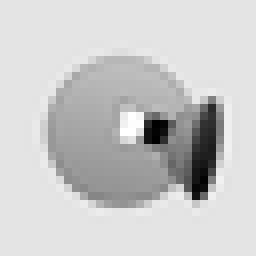
#> input picture download.png, 32 x 32 px, found by its file name (shown 8 times larger); its folder holds only this picture in this run
$ python -i image.py   (imports and definitions only)
#> lines starting #> are read from the running program, lines starting #| are printed output that depends on the picture
from PIL import Image
import requests # request img from web
import shutil # save img locally
import math
from .rank import User
def euclidean_distance(color1, color2):
    return math.sqrt(((color1[0]-color2[0]))**2 + ((color1[1]-color2[1]))**2 + ((color1[2]-color2[2]))**2)

def closest_color_index(target_color, palette):
    min_distance = float("inf")
    closest_index = None
    for i, palette_color in enumerate(palette):
        distance = euclidean_distance(target_color, palette_color)
        if distance < min_distance:
            min_distance = distance
            closest_index = i
    return closest_index

palette = [(5, 5, 0), (70, 5, 1), (150, 6, 0), (194, 6, 6), (24, 6, 66), (69, 5, 74), (150, 5, 72), (196, 6, 80), (24, 6, 140), (69, 5, 147), (150, 5, 144), (195, 6, 152), (24, 6, 212), (70, 5, 220), (148, 5, 220), (214, 5, 219), (6, 71, 1), (71, 71, 1), (150, 72, 1), (195, 71, 7), (24, 71, 66), (69, 71, 74), (149, 71, 73), (195, 71, 79), (24, 70, 140), (69, 71, 146), (150, 71, 145), (195, 71, 152), (25, 71, 213), (69, 71, 220), (148, 70, 219), (214, 71, 218), (5, 150, 1), (71, 151, 1), (149, 150, 1), (194, 150, 7), (24, 150, 67), (69, 150, 74), (149, 150, 71), (195, 151, 79), (24, 150, 140), (68, 150, 146), (150, 150, 145), (194, 150, 153), (24, 150, 213), (69, 149, 220), (147, 150, 218), (213, 150, 219), (9, 196, 1), (74, 195, 1), (152, 195, 1), (198, 195, 7), (27, 195, 67), (72, 195, 75), (153, 196, 72), (198, 195, 79), (27, 195, 139), (72, 195, 147), (153, 195, 145), (198, 195, 151), (27, 196, 214), (72, 195, 220), (150, 195, 218), (216, 195, 219), (38, 24, 1), (104, 24, 2), (183, 24, 1), (227, 24, 7), (57, 25, 66), (103, 24, 74), (183, 24, 73), (228, 24, 79), (56, 24, 140), (102, 24, 147), (183, 24, 144), (228, 24, 152), (57, 25, 213), (103, 24, 220), (180, 24, 219), (246, 24, 218), (42, 70, 1), (107, 69, 1), (186, 69, 1), (231, 69, 7), (60, 70, 67), (106, 69, 74), (186, 70, 73), (231, 69, 78), (60, 68, 140), (105, 69, 146), (187, 69, 145), (231, 69, 153), (61, 69, 213), (105, 69, 220), (184, 68, 219), (250, 69, 218), (41, 149, 0), (107, 149, 0), (186, 149, 0), (231, 149, 7), (60, 149, 67), (105, 150, 74), (186, 149, 71), (230, 149, 78), (60, 149, 140), (105, 150, 146), (186, 149, 145), (231, 150, 152), (60, 149, 212), (105, 149, 220), (184, 149, 218), (250, 149, 218), (39, 198, 3), (104, 198, 3), (183, 198, 3), (227, 198, 9), (58, 199, 71), (102, 197, 77), (182, 198, 74), (227, 198, 82), (57, 198, 142), (102, 198, 150), (183, 199, 149), (227, 198, 154), (57, 198, 216), (102, 198, 224), (180, 199, 222), (246, 198, 222), (9, 57, 33), (73, 57, 33), (153, 57, 31), (197, 58, 39), (27, 57, 101), (72, 56, 106), (152, 57, 105), (198, 57, 113), (28, 57, 173), (73, 57, 181), (153, 58, 178), (197, 56, 184), (27, 57, 246), (72, 57, 252), (151, 57, 252), (216, 57, 252), (5, 106, 37), (70, 106, 37), (150, 106, 35), (195, 106, 43), (24, 106, 103), (69, 106, 110), (149, 106, 109), (195, 106, 115), (25, 106, 177), (69, 106, 184), (150, 105, 181), (195, 106, 188), (24, 106, 248), (69, 106, 255), (148, 106, 255), (214, 106, 255), (5, 186, 37), (71, 187, 36), (150, 186, 35), (194, 186, 42), (24, 186, 103), (68, 186, 111), (149, 186, 109), (195, 187, 115), (24, 186, 177), (68, 186, 183), (149, 186, 181), (194, 186, 189), (24, 186, 249), (69, 186, 255), (148, 186, 255), (213, 185, 254), (9, 231, 35), (75, 231, 34), (152, 231, 33), (198, 231, 40), (27, 231, 100), (72, 231, 108), (153, 231, 105), (199, 231, 112), (27, 231, 173), (72, 231, 179), (152, 231, 178), (198, 231, 186), (27, 231, 245), (72, 231, 251), (150, 231, 250), (216, 231, 251), (38, 60, 4), (104, 60, 5), (183, 60, 4), (227, 60, 10), (57, 60, 69), (101, 60, 77), (183, 60, 75), (228, 60, 83), (57, 60, 143), (102, 59, 150), (183, 60, 147), (228, 60, 155), (57, 60, 214), (103, 60, 222), (181, 60, 222), (246, 59, 221), (42, 105, 1), (108, 106, 0), (186, 105, 0), (231, 105, 6), (60, 105, 66), (105, 105, 74), (186, 105, 72), (231, 106, 79), (60, 105, 140), (105, 105, 146), (186, 105, 144), (231, 105, 152), (61, 105, 213), (106, 105, 220), (184, 104, 219), (250, 105, 218), (42, 184, 2), (106, 184, 1), (186, 184, 1), (230, 184, 7), (60, 184, 67), (105, 184, 75), (186, 185, 72), (230, 184, 78), (60, 184, 140), (104, 184, 146), (186, 184, 145), (230, 184, 153), (60, 184, 213), (104, 184, 220), (184, 184, 218), (249, 184, 219), (41, 250, 0), (107, 250, 0), (186, 250, 0), (231, 249, 6), (60, 249, 67), (106, 250, 75), (185, 250, 71), (231, 249, 79), (59, 249, 139), (105, 250, 147), (186, 250, 146), (231, 249, 152), (59, 249, 213), (105, 250, 220), (183, 250, 218), (250, 250, 219)]


def resize_image(image, new_size=(16, 16)):
    return image.resize(new_size)

def save_image(image, file_path):
    image.save(file_path)

def main():
    global list
    # Open the image from URL
    image = Image.open("download.png")
#> image is the input picture: PIL image 32x32 P; min 0, max 255, mean 202.4
    image = image.convert("RGBA")
#> image: PIL image 32x32 RGBA
    # Resize the image to 16x16
    resized_image = resize_image(image)
#> in resize_image, `return image.resize(new_size)`:
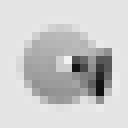
#> returned value: PIL image 16x16 RGBA (shown 8 times larger); mean R, G, B, A 202.4, 202.4, 202.4, 255

    width, height = resized_image.size
#> width = 16; height = 16

    all_pixels = []
    for x in range(width):
        for y in range(height):
            all_pixels.append(closest_color_index(resized_image.getpixel((x,y)),palette))
#> after the loop, all_pixels = 256 values, max 255 at index 135, min 0 at index 152, mean 156.9

    return all_pixels

def download_image(url):
    file_name = "download.png"

    res = requests.get(url, stream = True)

    if res.status_code == 200:
        with open(file_name,'wb') as f:
            shutil.copyfileobj(res.raw, f)

def string_list(input):
    output = ""
    for data in input:
        if len(str(data)) == 3:
            output += str(data)
        else:
            output += "0"*(3-len(str(data)))
            output+=str(data)
    return output


def get_user_image(user):
    user_meta = User(user).get_meta()
    img_url = user_meta["img"]["32x32"]

    download_image(img_url)

    list = main()
    parts = string_list(list)
    n = int(len(parts) / 3)
    parts = [parts[i:i+n] for i in range(0, len(parts), n)]
    return parts

>>> result = main()
#> result has the same summary as all_pixels in main
